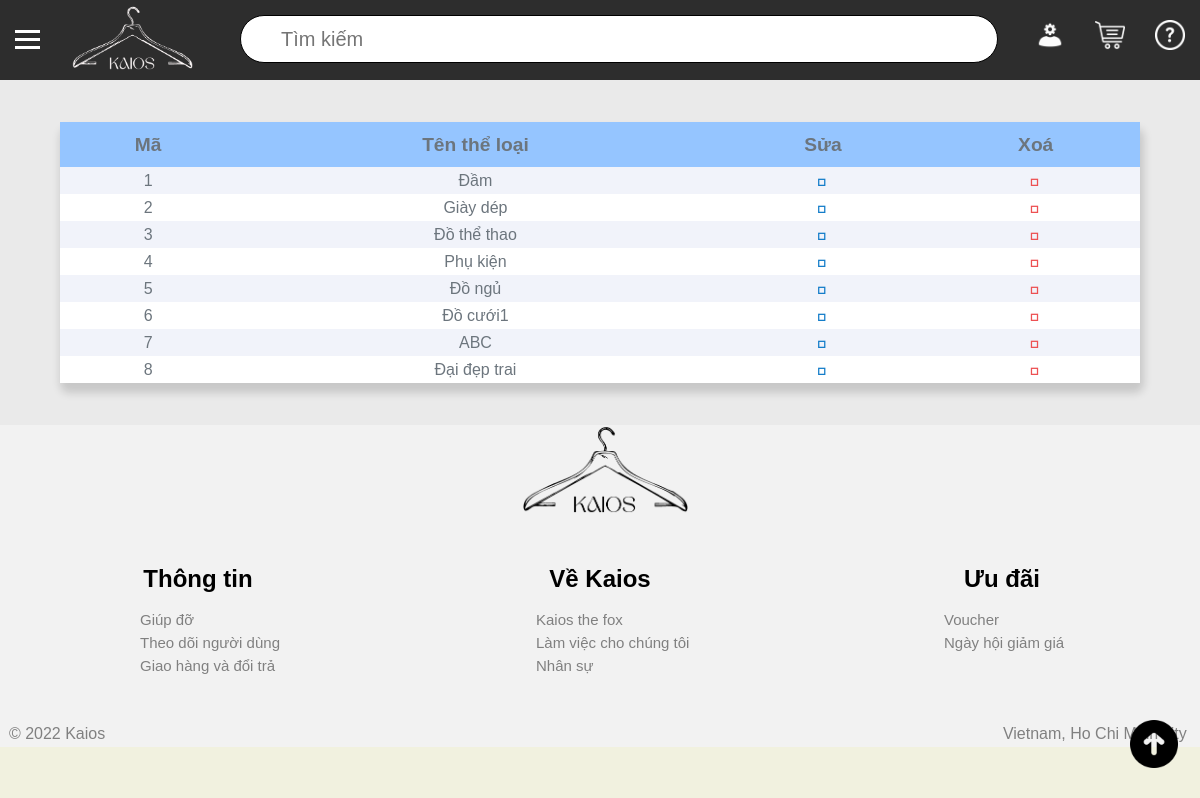
The app's page /admin/type/index.php (signed in) with its own data.
### tables this page shows
CREATE TABLE `the_loai` (
  `ma` int(11) NOT NULL,
  `ten` varchar(200) NOT NULL
);

### partial/process_pagination.php (called while the page is built, shortened)
<?php
    $currentPage = 1;
    if (isset($_GET['query'])) {
        $search = addslashes($_GET['query']);
    }else $search = "";
    $query = "select count(*) from san_pham";
    $order = "";
    $order_0 = "";
    if(isset($_GET['sort'])) {
        $sort = $_GET['sort'];
        if ($sort == 0) {
            $order_0 = "order by so_luot_truy_cap desc";
        }else {
            $order = "and the_loai.ma = '$sort'";
        }
         $query .= " right join the_loai_chi_tiet
                    on the_loai_chi_tiet.ma_san_pham =    san_pham.ma
                    right join the_loai on the_loai.ma = the_loai_chi_tiet.ma_the_loai
                    where (san_pham.ten like '%$search%' or mo_ta like '%$search%')
                    $order $order_0";
    }else {
        $order_0 = "order by san_pham.ma desc";
    }
    $offset = $products_per_page*($currentPage-1);
    $url = $_SERVER['REQUEST_URI'];
    $contains = strpos($url,"admin");
    if ($contains) {
        $sql =  "select
                san_pham.ma as ma,
                san_pham.ten as ten,
                san_pham.anh as anh,
                san_pham.gia as gia,
                nha_san_xuat.ten as ten_nha_san_xuat
            from san_pham
            left join nha_san_xuat
            on nha_san_xuat.ma = san_pham.ma_nha_san_xuat
            where (san_pham.ten like '%$search%' or mo_ta like '%$search%')
            $order
            group by san_pham.ma
            $order_0
            limit $offset,$products_per_page";
    }
    $return = mysqli_query($connect,$sql);

### admin/type/index.php (the view, shortened to what this page needs)
<!DOCTYPE html>
<html>
<head>
	<link rel="stylesheet" type="text/css" href="../../styles.css">
</head>
<body>
    <?php
    require '../../database/connect.php';
    $products_per_page = 15;
    require '../../partial/process_pagination.php';
    $num_rows = $return->num_rows;
    $sql = "select * from the_loai";
    $result = mysqli_query($connect,$sql);
    ?>
	<div id="main_div">
		<?php include '../header.php'; ?>
        <?php include '../menu.php'?>
	 	<div id="middle_div" style="z-index: 9999">
			<div id="content">
                <p>
                    <table id="main_table">
                        <tr style="background-color: #95c5ff;">
                            <th>
                                Mã
                            </th>
                            <th>
                                Tên thể loại
                            </th>
                            <th>
                                Sửa
                            </th>
                            <th>
                                Xoá
                            </th>
                        </tr>
                            <?php foreach($result as $each) { ?>
                                <?php
                                if ($num_rows % 2 == 0) $row_color = "#f1f3fa";
                                else if ($num_rows % 2 == 1) $row_color = "#ffffff";
                                $num_rows--;
                                ?>
                            <tr name="each_row" style="background-color: <?php echo $row_color ?>;">
                                <td>
                                    <?php echo $each['ma']; ?>
                                </td>
                                <td>
                                    <?php echo $each['ten'] ?>
                                </td>
                                <?php $ma = $each['ma'] ?>
                                <td class="update" onclick='location.href="./form_update.php?ma=<?php echo $ma ?>"'>
                                    <span style="font-family:Hack, monospace;font-size: 20px;color:#147dc9"></span>
                                </td>
                                <td class="delete" onclick='location.href="./process_delete.php?ma=<?php echo $ma ?>"'>
                                    <span style="font-family:Hack, monospace;font-size: 20px;color:#ed5153"></span>
                                </td>
                            </tr>
                            <?php } ?>
                    </table>
                </p>
            </div>
		</div>
		<?php include '../../partial/footer.php';?>
	</div>
</body>
</html>

### styles.css (style rules this page uses)
html { height: 100%; }
body { margin:0; padding:0; font-family: sans-serif; background-color: #f1f1df; }
#main_div { width: 100%; height: auto; background-color: #eaeaea; position: relative; }
#middle_div { height: 83%; width: 100%; background-color: #eaeaea; float: left; }
#main_table { border-collapse: collapse; width: 90%; padding-top: 10px; margin-left: auto; margin-right: auto; text-align: center; background-color: #f1f3fa; border-radius: 7px; color: #6c757d; box-shadow: 2px 8px 8px 2px rgba(0,0,0,0.15); }
th { color: #6c757d; font-size: larger; padding: 10px; }
tr[name=each_row] { cursor: pointer; }
td[onclick] { cursor: pointer; }

### admin/type/index.php (style rules this page uses)
p { padding: 5px; }
tr { line-height: 25px; }

### records on screen
the_loai: ma "1", ten "Đầm"
the_loai: ma "2", ten "Giày dép"
the_loai: ma "3", ten "Đồ thể thao"
the_loai: ma "4", ten "Phụ kiện"
the_loai: ma "5", ten "Đồ ngủ"
the_loai: ma "6", ten "Đồ cưới1"
the_loai: ma "7", ten "ABC"
the_loai: ma "8", ten "Đại đẹp trai"
